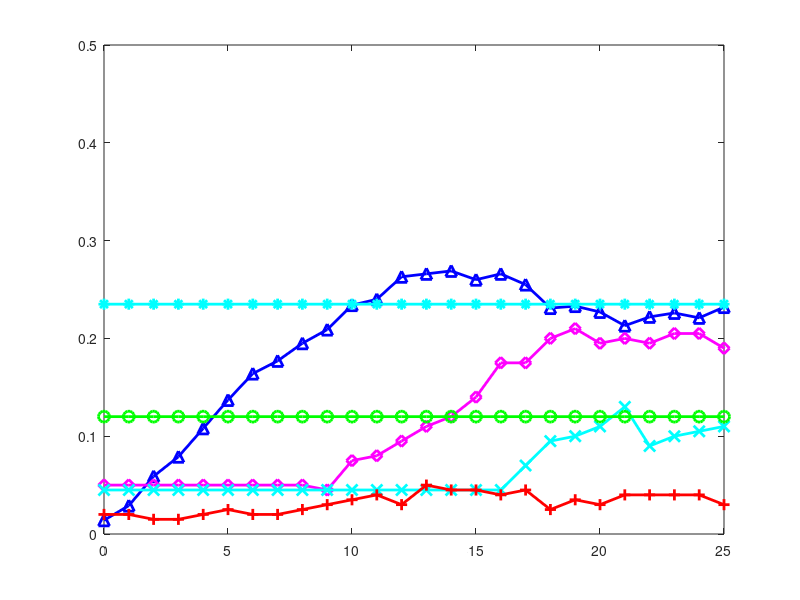

MATLAB code to generate this figure: (Note: this script raises an error after producing the figure.)
clear;
load ./mat/def_a1t3_suc_rate.mat
load ./mat/target_suc_rate1.13.mat

h=figure;
x=0:29;
plot(x,rates3,'-b^','linewidth',2,'markersize',8)
hold on
% plot(x,rates4,'-cx','linewidth',2,'markersize',8)
% hold on
% plot(rates3_2,'-ko','linewidth',2,'markersize',8)
% hold on
% plot(rates3_4,'-g>','linewidth',2,'markersize',8)
% hold on
y=0:34;
plot(y,rates3_8,'-md','linewidth',2,'markersize',8)
hold on
%rates3_16(1:9)=0.025;
plot(y,rates3_16,'-cx','linewidth',2,'markersize',8)
hold on
% rates3_24(1:13) = rates3_16(1:13)- (0.05:-0.004:0);
% rates3_24(13) = 0.10;
% rates3_24(1:7)=0;

%rates3_24(1:13) = 0.01;rates3_24(14)=0.05;
plot(y,rates3_24,'-go','linewidth',2,'markersize',8)
hold on
plot(y,rates3_34,'-c*','linewidth',2,'markersize',8)
hold on
plot(y,rates3_m,'-r+','linewidth',2,'markersize',8)

xlim([0,25])
ylim([0,0.5])
%legend('Type 3','Type 4','k=2','k=4','k=8','Median','location','nw')
%legend('Type-3, \lambda=0','Type-4, \lambda=0','Type-3, \lambda=8','Median','location','nw')
legend('Type-3, \lambda=0','Type-3, \lambda=8','Type-3, \lambda=16','Type-3, \lambda=24','Median','location','nw')
set(gca,'fontsize',18)
xlabel('# of fake APs','fontsize',18)
ylabel('Success ratio','fontsize',18)

set(h,'Units','Inches');
pos = get(h,'Position');
set(h,'PaperPositionMode','Auto','PaperUnits','Inches','PaperSize',[pos(3), pos(4)])
print(h,'filename','-dpdf','-r0')